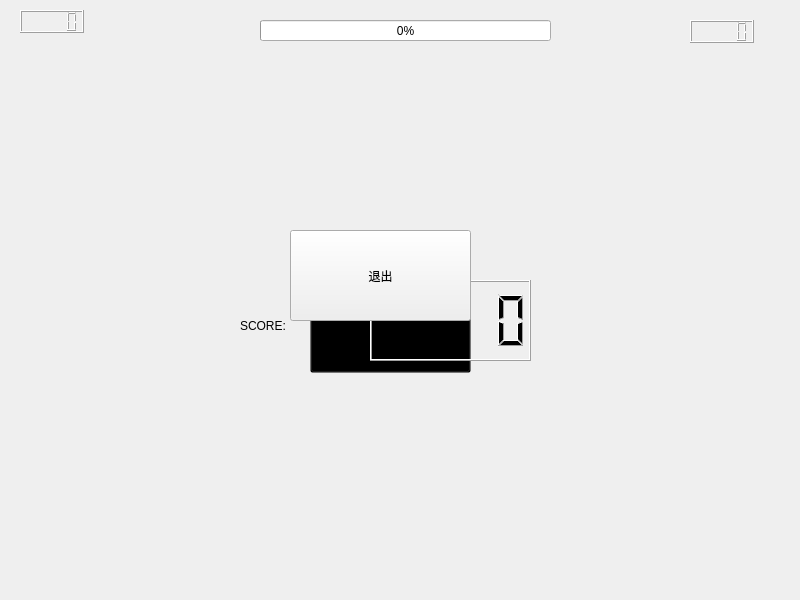
<?xml version="1.0" encoding="UTF-8"?>
<ui version="4.0">
 <class>gamingScoll</class>
 <widget class="QWidget" name="gamingScoll">
  <property name="geometry">
   <rect>
    <x>0</x>
    <y>0</y>
    <width>800</width>
    <height>600</height>
   </rect>
  </property>
  <property name="windowTitle">
   <string>Form</string>
  </property>
  <widget class="QWidget" name="pause" native="true">
   <property name="geometry">
    <rect>
     <x>230</x>
     <y>90</y>
     <width>281</width>
     <height>251</height>
    </rect>
   </property>
   <widget class="QPushButton" name="exit">
    <property name="geometry">
     <rect>
      <x>60</x>
      <y>140</y>
      <width>181</width>
      <height>91</height>
     </rect>
    </property>
    <property name="text">
     <string>退出</string>
    </property>
   </widget>
  </widget>
  <widget class="QLCDNumber" name="lcdNumber">
   <property name="geometry">
    <rect>
     <x>690</x>
     <y>20</y>
     <width>64</width>
     <height>23</height>
    </rect>
   </property>
  </widget>
  <widget class="QProgressBar" name="healthBar">
   <property name="geometry">
    <rect>
     <x>260</x>
     <y>20</y>
     <width>291</width>
     <height>21</height>
    </rect>
   </property>
   <property name="value">
    <number>0</number>
   </property>
  </widget>
  <widget class="QLCDNumber" name="level">
   <property name="geometry">
    <rect>
     <x>20</x>
     <y>10</y>
     <width>64</width>
     <height>23</height>
    </rect>
   </property>
  </widget>
  <widget class="QWidget" name="widget" native="true">
   <property name="geometry">
    <rect>
     <x>120</x>
     <y>100</y>
     <width>551</width>
     <height>301</height>
    </rect>
   </property>
   <widget class="QPushButton" name="continue_button">
    <property name="geometry">
     <rect>
      <x>190</x>
      <y>180</y>
      <width>161</width>
      <height>93</height>
     </rect>
    </property>
    <property name="styleSheet">
     <string notr="true">
QPushButton#continue_button{
background-color:rgba(0,0,0,0);
background-image:url(&quot;:/new/prefix2/icon/start_button.png&quot;);
}
QPushButton#continue_button:hover{
background-image:url(&quot;:/new/prefix2/icon/start_button_pressed.png&quot;);
}</string>
    </property>
    <property name="text">
     <string/>
    </property>
   </widget>
   <widget class="QLabel" name="getReady">
    <property name="geometry">
     <rect>
      <x>120</x>
      <y>50</y>
      <width>300</width>
      <height>82</height>
     </rect>
    </property>
    <property name="styleSheet">
     <string notr="true">background-image:url(&quot;:/new/prefix2/icon/getReady.png&quot;);</string>
    </property>
    <property name="text">
     <string/>
    </property>
   </widget>
  </widget>
  <widget class="QWidget" name="gameOver" native="true">
   <property name="geometry">
    <rect>
     <x>120</x>
     <y>100</y>
     <width>551</width>
     <height>301</height>
    </rect>
   </property>
   <widget class="QLabel" name="game_over">
    <property name="geometry">
     <rect>
      <x>120</x>
      <y>50</y>
      <width>300</width>
      <height>82</height>
     </rect>
    </property>
    <property name="styleSheet">
     <string notr="true">background-image:url(&quot;:/new/prefix2/icon/GameOver.png&quot;);</string>
    </property>
    <property name="text">
     <string/>
    </property>
   </widget>
   <widget class="QLCDNumber" name="last_score">
    <property name="geometry">
     <rect>
      <x>250</x>
      <y>180</y>
      <width>161</width>
      <height>81</height>
     </rect>
    </property>
   </widget>
   <widget class="QLabel" name="label">
    <property name="geometry">
     <rect>
      <x>120</x>
      <y>190</y>
      <width>131</width>
      <height>71</height>
     </rect>
    </property>
    <property name="styleSheet">
     <string notr="true">font: 36pt &quot;American Typewriter&quot;;</string>
    </property>
    <property name="text">
     <string>SCORE:</string>
    </property>
   </widget>
  </widget>
  <zorder>lcdNumber</zorder>
  <zorder>healthBar</zorder>
  <zorder>level</zorder>
  <zorder>widget</zorder>
  <zorder>gameOver</zorder>
  <zorder>pause</zorder>
 </widget>
 <resources/>
 <connections/>
</ui>
